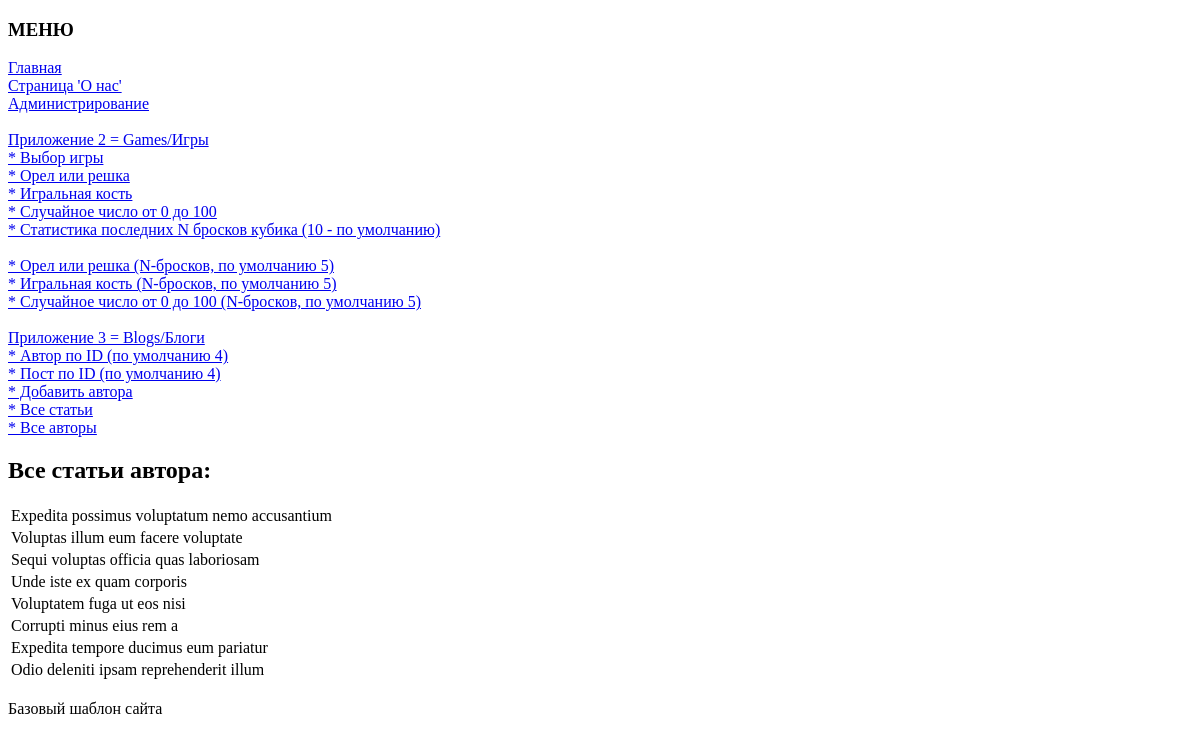
/blogs/author/1/, run on an earlier commit of the app's database.
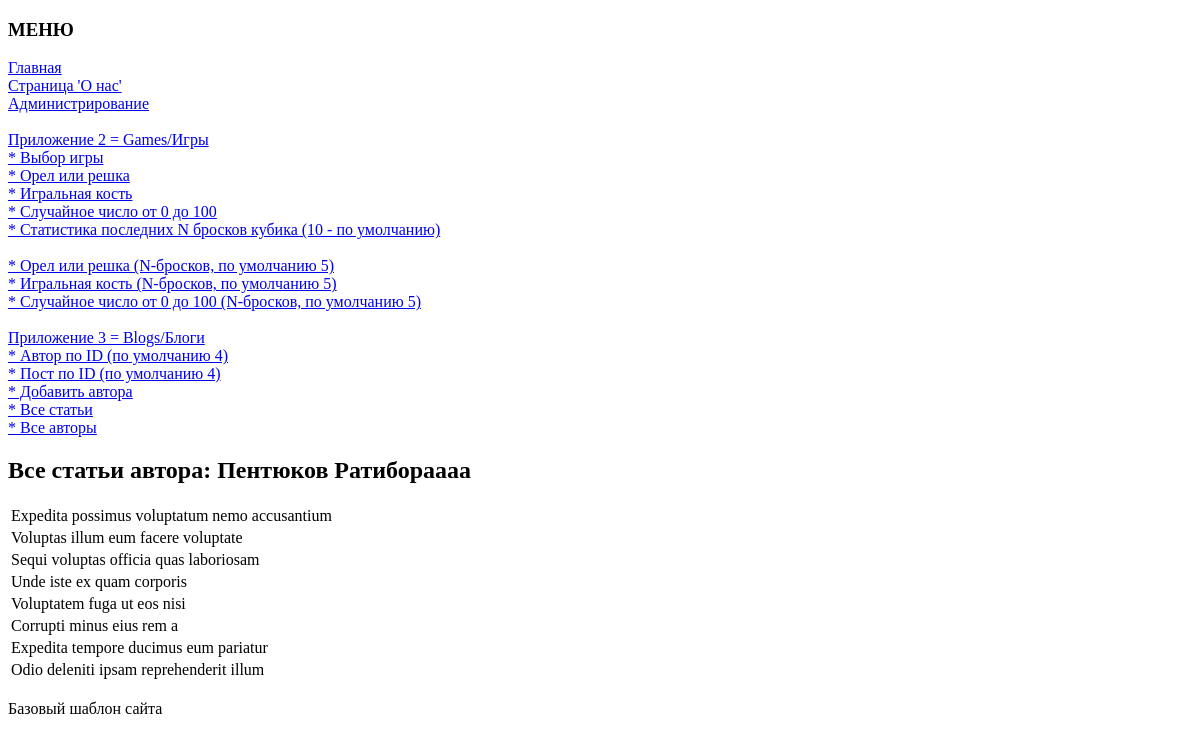
And on a later commit of the database.
### blogs/models.py (models this page shows, shortened)
class Author(models.Model):
    name = models.CharField(max_length=100)
    surname = models.CharField(max_length=100)
    email = models.EmailField()
    biography = models.TextField()
    birthday = models.DateField()
    fullname = models.CharField(max_length=200, default='')

### blogs/views.py (the view)
# urls.py: path('author/<int:author_id>/', views.author_posts, name='author_posts'),
def author_posts(request, author_id):
    author = get_object_or_404(Author, pk=author_id)
    posts = Post.objects.filter(author=author)
    return render(request, 'blogs/author_posts.html', {'author': author, 'posts': posts})

### blogs/templates/blogs/author_posts.html (shortened to what this page needs)
{% extends 'base.html' %}
{% block content %}
    <h2>Все статьи автора: {{ author.fullname }}</h2>
    <table>
        {% for post in posts %}
            <tr>
                {% if post.ispublic %}
                    <td><a href="{% url 'post_full' post.id %}">{{ post.title }}</a>
                {% else %}
                    <td><a>{{ post.title }}</a>
                {% endif %}
            </tr>
        {% endfor %}
    </table>
{% endblock %}

What changed in the data, as far as the page shows it:
now on this page (row edited): Author: fullname "Пентюков Ратибораааа"
